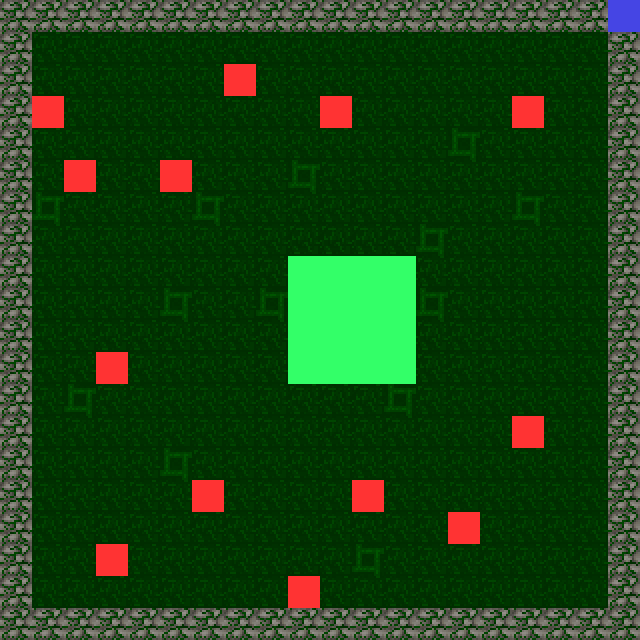

This game map was drawn from its Tiled (.tmx) file and the tilesets committed beside it. A one-line description and the full map source follow:
An orthogonal 20x20 tile map with 32x32 px tiles, 5 tile layers (Ground, Walls, Player Spawn, Enemy Spawns, ...).

<map version="1.0" orientation="orthogonal" renderorder="right-down" width="20" height="20" tilewidth="32" tileheight="32" nextobjectid="1">
 <tileset firstgid="1" name="SwampLandTiles" tilewidth="32" tileheight="32" tilecount="400" columns="20">
  <image source="SwampLandTiles.png" trans="010800" width="640" height="640" />
 </tileset>
 <layer name="Ground" width="20" height="20">
  <data encoding="csv">
0,0,0,0,0,0,0,0,0,0,0,0,0,0,0,0,0,0,0,0,
0,22,22,22,22,22,22,22,22,22,22,22,22,22,22,22,22,22,22,0,
0,22,22,22,22,22,22,21,22,22,22,22,22,22,22,22,22,22,22,0,
0,22,22,22,22,22,22,22,22,22,22,22,22,22,22,22,22,22,22,0,
0,22,22,22,22,22,22,22,22,22,22,22,22,22,21,22,22,22,22,0,
0,22,22,22,22,22,22,22,22,21,22,22,22,22,22,22,22,22,22,0,
0,21,22,22,22,22,21,22,22,22,22,22,22,22,22,22,21,22,22,0,
0,22,22,22,22,22,22,22,22,22,22,22,22,21,22,22,22,22,22,0,
0,22,22,22,22,22,22,22,22,22,22,22,22,22,22,22,22,22,22,0,
0,22,22,22,22,21,22,22,21,22,22,22,22,21,22,22,22,22,22,0,
0,22,22,22,22,22,22,22,22,22,22,22,22,22,22,22,22,22,22,0,
0,22,22,22,22,22,22,22,22,22,22,22,22,22,22,22,22,22,22,0,
0,22,21,22,22,22,22,22,22,22,22,22,21,22,22,22,22,22,22,0,
0,22,22,22,22,22,22,22,22,22,22,22,22,22,22,22,21,22,22,0,
0,22,22,22,22,21,22,22,22,22,22,22,22,22,22,22,22,22,22,0,
0,22,22,22,22,22,22,22,22,22,22,22,22,22,22,22,22,22,22,0,
0,22,22,22,22,22,22,22,22,22,22,22,22,22,22,22,22,22,22,0,
0,22,22,22,22,22,22,22,22,22,22,21,22,22,22,22,22,22,22,0,
0,22,22,22,22,22,22,22,22,22,22,22,22,22,22,22,22,22,22,0,
0,0,0,0,0,0,0,0,0,0,0,0,0,0,0,0,0,0,0,0
</data>
 </layer>
 <layer name="Walls" width="20" height="20">
  <data encoding="csv">
23,23,23,23,23,23,23,23,23,23,23,23,23,23,23,23,23,23,23,23,
23,0,0,0,0,0,0,0,0,0,0,0,0,0,0,0,0,0,0,23,
23,0,0,0,0,0,0,0,0,0,0,0,0,0,0,0,0,0,0,23,
23,0,0,0,0,0,0,0,0,0,0,0,0,0,0,0,0,0,0,23,
23,0,0,0,0,0,0,0,0,0,0,0,0,0,0,0,0,0,0,23,
23,0,0,0,0,0,0,0,0,0,0,0,0,0,0,0,0,0,0,23,
23,0,0,0,0,0,0,0,0,0,0,0,0,0,0,0,0,0,0,23,
23,0,0,0,0,0,0,0,0,0,0,0,0,0,0,0,0,0,0,23,
23,0,0,0,0,0,0,0,0,0,0,0,0,0,0,0,0,0,0,23,
23,0,0,0,0,0,0,0,0,0,0,0,0,0,0,0,0,0,0,23,
23,0,0,0,0,0,0,0,0,0,0,0,0,0,0,0,0,0,0,23,
23,0,0,0,0,0,0,0,0,0,0,0,0,0,0,0,0,0,0,23,
23,0,0,0,0,0,0,0,0,0,0,0,0,0,0,0,0,0,0,23,
23,0,0,0,0,0,0,0,0,0,0,0,0,0,0,0,0,0,0,23,
23,0,0,0,0,0,0,0,0,0,0,0,0,0,0,0,0,0,0,23,
23,0,0,0,0,0,0,0,0,0,0,0,0,0,0,0,0,0,0,23,
23,0,0,0,0,0,0,0,0,0,0,0,0,0,0,0,0,0,0,23,
23,0,0,0,0,0,0,0,0,0,0,0,0,0,0,0,0,0,0,23,
23,0,0,0,0,0,0,0,0,0,0,0,0,0,0,0,0,0,0,23,
23,23,23,23,23,23,23,23,23,23,23,23,23,23,23,23,23,23,23,23
</data>
 </layer>
 <layer name="Player Spawn" width="20" height="20">
  <data encoding="csv">
0,0,0,0,0,0,0,0,0,0,0,0,0,0,0,0,0,0,0,0,
0,0,0,0,0,0,0,0,0,0,0,0,0,0,0,0,0,0,0,0,
0,0,0,0,0,0,0,0,0,0,0,0,0,0,0,0,0,0,0,0,
0,0,0,0,0,0,0,0,0,0,0,0,0,0,0,0,0,0,0,0,
0,0,0,0,0,0,0,0,0,0,0,0,0,0,0,0,0,0,0,0,
0,0,0,0,0,0,0,0,0,0,0,0,0,0,0,0,0,0,0,0,
0,0,0,0,0,0,0,0,0,0,0,0,0,0,0,0,0,0,0,0,
0,0,0,0,0,0,0,0,0,0,0,0,0,0,0,0,0,0,0,0,
0,0,0,0,0,0,0,0,0,7,7,7,7,0,0,0,0,0,0,0,
0,0,0,0,0,0,0,0,0,7,7,7,7,0,0,0,0,0,0,0,
0,0,0,0,0,0,0,0,0,7,7,7,7,0,0,0,0,0,0,0,
0,0,0,0,0,0,0,0,0,7,7,7,7,0,0,0,0,0,0,0,
0,0,0,0,0,0,0,0,0,0,0,0,0,0,0,0,0,0,0,0,
0,0,0,0,0,0,0,0,0,0,0,0,0,0,0,0,0,0,0,0,
0,0,0,0,0,0,0,0,0,0,0,0,0,0,0,0,0,0,0,0,
0,0,0,0,0,0,0,0,0,0,0,0,0,0,0,0,0,0,0,0,
0,0,0,0,0,0,0,0,0,0,0,0,0,0,0,0,0,0,0,0,
0,0,0,0,0,0,0,0,0,0,0,0,0,0,0,0,0,0,0,0,
0,0,0,0,0,0,0,0,0,0,0,0,0,0,0,0,0,0,0,0,
0,0,0,0,0,0,0,0,0,0,0,0,0,0,0,0,0,0,0,0
</data>
 </layer>
 <layer name="Enemy Spawns" width="20" height="20">
  <data encoding="csv">
0,0,0,0,0,0,0,0,0,0,0,0,0,0,0,0,0,0,0,0,
0,0,0,0,0,0,0,0,0,0,0,0,0,0,0,0,0,0,0,0,
0,0,0,0,0,0,0,6,0,0,0,0,0,0,0,0,0,0,0,0,
0,6,0,0,0,0,0,0,0,0,6,0,0,0,0,0,6,0,0,0,
0,0,0,0,0,0,0,0,0,0,0,0,0,0,0,0,0,0,0,0,
0,0,6,0,0,6,0,0,0,0,0,0,0,0,0,0,0,0,0,0,
0,0,0,0,0,0,0,0,0,0,0,0,0,0,0,0,0,0,0,0,
0,0,0,0,0,0,0,0,0,0,0,0,0,0,0,0,0,0,0,0,
0,0,0,0,0,0,0,0,0,0,0,0,0,0,0,0,0,0,0,0,
0,0,0,0,0,0,0,0,0,0,0,0,0,0,0,0,0,0,0,0,
0,0,0,0,0,0,0,0,0,0,0,0,0,0,0,0,0,0,0,0,
0,0,0,6,0,0,0,0,0,0,0,0,0,0,0,0,0,0,0,0,
0,0,0,0,0,0,0,0,0,0,0,0,0,0,0,0,0,0,0,0,
0,0,0,0,0,0,0,0,0,0,0,0,0,0,0,0,6,0,0,0,
0,0,0,0,0,0,0,0,0,0,0,0,0,0,0,0,0,0,0,0,
0,0,0,0,0,0,6,0,0,0,0,6,0,0,0,0,0,0,0,0,
0,0,0,0,0,0,0,0,0,0,0,0,0,0,6,0,0,0,0,0,
0,0,0,6,0,0,0,0,0,0,0,0,0,0,0,0,0,0,0,0,
0,0,0,0,0,0,0,0,0,6,0,0,0,0,0,0,0,0,0,0,
0,0,0,0,0,0,0,0,0,0,0,0,0,0,0,0,0,0,0,0
</data>
 </layer>
 <layer name="Room Exit" width="20" height="20">
  <data encoding="csv">
0,0,0,0,0,0,0,0,0,0,0,0,0,0,0,0,0,0,0,26,
0,0,0,0,0,0,0,0,0,0,0,0,0,0,0,0,0,0,0,0,
0,0,0,0,0,0,0,0,0,0,0,0,0,0,0,0,0,0,0,0,
0,0,0,0,0,0,0,0,0,0,0,0,0,0,0,0,0,0,0,0,
0,0,0,0,0,0,0,0,0,0,0,0,0,0,0,0,0,0,0,0,
0,0,0,0,0,0,0,0,0,0,0,0,0,0,0,0,0,0,0,0,
0,0,0,0,0,0,0,0,0,0,0,0,0,0,0,0,0,0,0,0,
0,0,0,0,0,0,0,0,0,0,0,0,0,0,0,0,0,0,0,0,
0,0,0,0,0,0,0,0,0,0,0,0,0,0,0,0,0,0,0,0,
0,0,0,0,0,0,0,0,0,0,0,0,0,0,0,0,0,0,0,0,
0,0,0,0,0,0,0,0,0,0,0,0,0,0,0,0,0,0,0,0,
0,0,0,0,0,0,0,0,0,0,0,0,0,0,0,0,0,0,0,0,
0,0,0,0,0,0,0,0,0,0,0,0,0,0,0,0,0,0,0,0,
0,0,0,0,0,0,0,0,0,0,0,0,0,0,0,0,0,0,0,0,
0,0,0,0,0,0,0,0,0,0,0,0,0,0,0,0,0,0,0,0,
0,0,0,0,0,0,0,0,0,0,0,0,0,0,0,0,0,0,0,0,
0,0,0,0,0,0,0,0,0,0,0,0,0,0,0,0,0,0,0,0,
0,0,0,0,0,0,0,0,0,0,0,0,0,0,0,0,0,0,0,0,
0,0,0,0,0,0,0,0,0,0,0,0,0,0,0,0,0,0,0,0,
0,0,0,0,0,0,0,0,0,0,0,0,0,0,0,0,0,0,0,0
</data>
 </layer>
</map>
